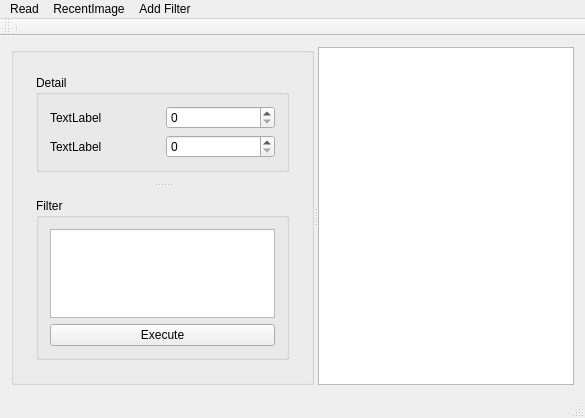
<?xml version="1.0" encoding="UTF-8"?>
<ui version="4.0">
 <class>MainWindow</class>
 <widget class="QMainWindow" name="MainWindow">
  <property name="geometry">
   <rect>
    <x>0</x>
    <y>0</y>
    <width>585</width>
    <height>418</height>
   </rect>
  </property>
  <property name="windowTitle">
   <string>MainWindow</string>
  </property>
  <widget class="QWidget" name="centralWidget">
   <property name="sizePolicy">
    <sizepolicy hsizetype="Expanding" vsizetype="Expanding">
     <horstretch>0</horstretch>
     <verstretch>0</verstretch>
    </sizepolicy>
   </property>
   <layout class="QGridLayout" name="gridLayout">
    <item row="0" column="0">
     <widget class="QSplitter" name="splitter">
      <property name="sizePolicy">
       <sizepolicy hsizetype="Expanding" vsizetype="Expanding">
        <horstretch>0</horstretch>
        <verstretch>0</verstretch>
       </sizepolicy>
      </property>
      <property name="orientation">
       <enum>Qt::Horizontal</enum>
      </property>
      <widget class="QGroupBox" name="tbox">
       <layout class="QVBoxLayout" name="verticalLayout_2">
        <item>
         <widget class="QSplitter" name="splitter_2">
          <property name="orientation">
           <enum>Qt::Vertical</enum>
          </property>
          <widget class="QWidget" name="verticalLayoutWidget">
           <layout class="QVBoxLayout" name="vlayout_detail">
            <item>
             <widget class="QGroupBox" name="gbox_detail">
              <property name="title">
               <string>Detail</string>
              </property>
              <layout class="QVBoxLayout" name="verticalLayout_4">
               <item>
                <layout class="QHBoxLayout" name="horizontalLayout">
                 <item>
                  <widget class="QLabel" name="lbl_detail_1">
                   <property name="text">
                    <string>TextLabel</string>
                   </property>
                  </widget>
                 </item>
                 <item>
                  <widget class="QSpinBox" name="sbox_detail_1"/>
                 </item>
                </layout>
               </item>
               <item>
                <layout class="QHBoxLayout" name="horizontalLayout_2">
                 <item>
                  <widget class="QLabel" name="lbl_detail_2">
                   <property name="text">
                    <string>TextLabel</string>
                   </property>
                  </widget>
                 </item>
                 <item>
                  <widget class="QSpinBox" name="sbox_detail_2"/>
                 </item>
                </layout>
               </item>
              </layout>
             </widget>
            </item>
           </layout>
          </widget>
          <widget class="QWidget" name="">
           <layout class="QVBoxLayout" name="vlayout_filter">
            <item>
             <widget class="QGroupBox" name="gbox_filter">
              <property name="title">
               <string>Filter</string>
              </property>
              <layout class="QVBoxLayout" name="verticalLayout_3">
               <item>
                <widget class="QListWidget" name="lwidget_algorithm_stack"/>
               </item>
               <item>
                <widget class="QPushButton" name="btn_do">
                 <property name="text">
                  <string>Execute</string>
                 </property>
                </widget>
               </item>
              </layout>
             </widget>
            </item>
           </layout>
          </widget>
         </widget>
        </item>
       </layout>
      </widget>
      <widget class="QGraphicsView" name="graphicsView">
       <property name="sizePolicy">
        <sizepolicy hsizetype="MinimumExpanding" vsizetype="MinimumExpanding">
         <horstretch>0</horstretch>
         <verstretch>0</verstretch>
        </sizepolicy>
       </property>
      </widget>
     </widget>
    </item>
   </layout>
  </widget>
  <widget class="QMenuBar" name="menuBar">
   <property name="geometry">
    <rect>
     <x>0</x>
     <y>0</y>
     <width>585</width>
     <height>21</height>
    </rect>
   </property>
   <widget class="QMenu" name="menuFile">
    <property name="title">
     <string>Read</string>
    </property>
    <addaction name="action_ReadImage"/>
    <addaction name="action_ReadFile"/>
   </widget>
   <widget class="QMenu" name="menuRecentImage">
    <property name="title">
     <string>RecentImage</string>
    </property>
   </widget>
   <widget class="QMenu" name="menuAdd_Filter">
    <property name="title">
     <string>Add Filter</string>
    </property>
    <addaction name="actionY_Channel"/>
    <addaction name="actionHistogram_Equalization"/>
    <addaction name="actionSobel"/>
    <addaction name="actionDilation"/>
    <addaction name="actionErosion"/>
   </widget>
   <addaction name="menuFile"/>
   <addaction name="menuRecentImage"/>
   <addaction name="menuAdd_Filter"/>
  </widget>
  <widget class="QToolBar" name="mainToolBar">
   <attribute name="toolBarArea">
    <enum>TopToolBarArea</enum>
   </attribute>
   <attribute name="toolBarBreak">
    <bool>false</bool>
   </attribute>
   <addaction name="separator"/>
  </widget>
  <widget class="QStatusBar" name="statusBar"/>
  <action name="action_ReadImage">
   <property name="checkable">
    <bool>false</bool>
   </property>
   <property name="text">
    <string>ReadImage</string>
   </property>
  </action>
  <action name="action_ReadFile">
   <property name="text">
    <string>ReadFile</string>
   </property>
  </action>
  <action name="actionY_Channel">
   <property name="text">
    <string>Y Channel</string>
   </property>
  </action>
  <action name="actionHistogram_Equalization">
   <property name="text">
    <string>Histogram Equalization</string>
   </property>
  </action>
  <action name="actionSobel">
   <property name="text">
    <string>Sobel</string>
   </property>
  </action>
  <action name="actionDilation">
   <property name="text">
    <string>Dilation</string>
   </property>
  </action>
  <action name="actionErosion">
   <property name="text">
    <string>Erosion</string>
   </property>
  </action>
 </widget>
 <layoutdefault spacing="6" margin="11"/>
 <resources/>
 <connections/>
 <slots>
  <slot>ReadImage()</slot>
 </slots>
</ui>
